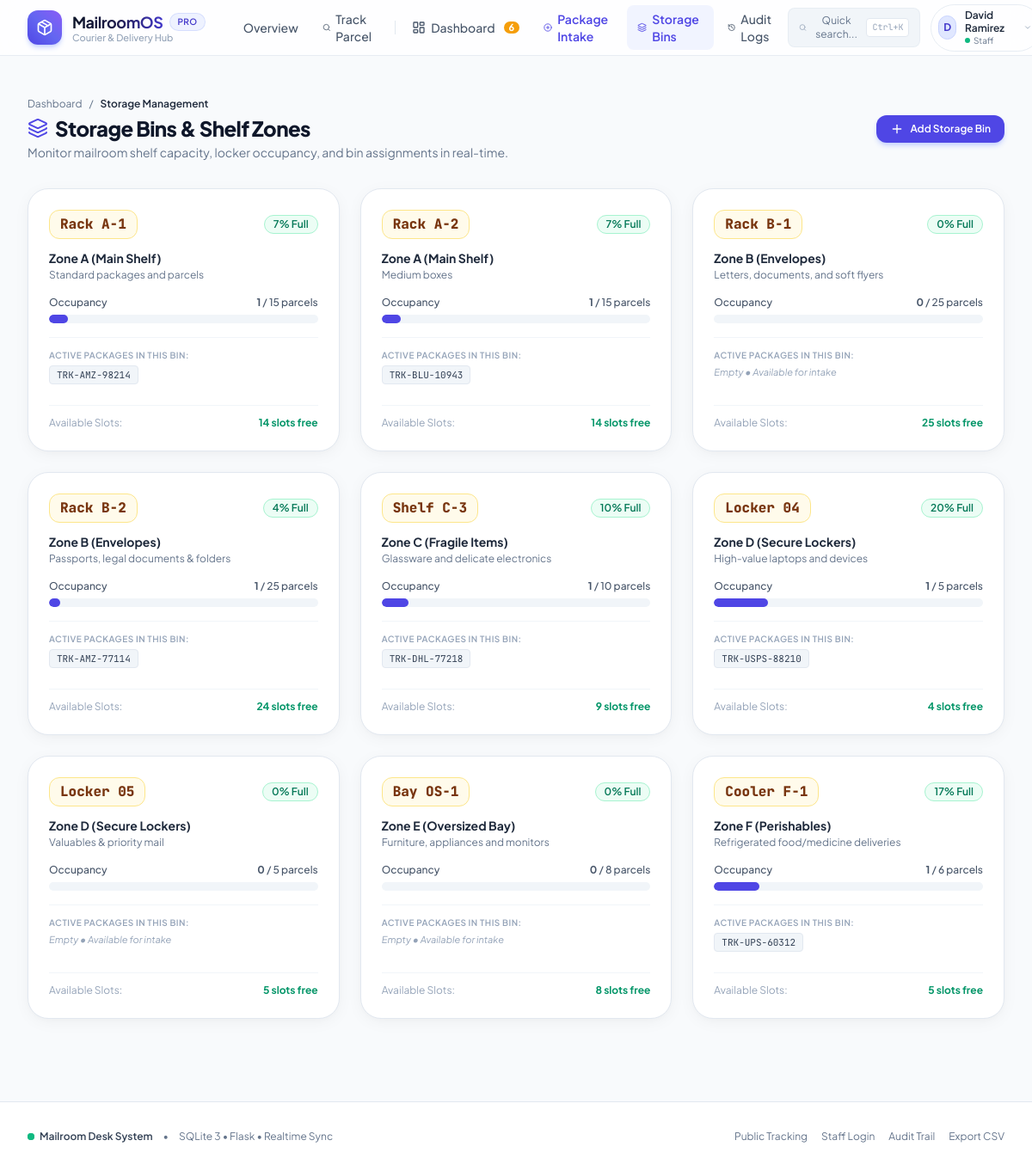
Screenshot of /bins (signed in) with the database file from the repository.
### tables this page shows
CREATE TABLE users (
        id INTEGER PRIMARY KEY AUTOINCREMENT,
        username TEXT UNIQUE NOT NULL,
        password_hash TEXT NOT NULL,
        full_name TEXT NOT NULL,
        email TEXT UNIQUE NOT NULL,
        phone TEXT,
        role TEXT NOT NULL DEFAULT 'resident', -- 'admin', 'staff', 'resident'
        unit_or_dept TEXT,
        created_at TIMESTAMP DEFAULT CURRENT_TIMESTAMP
    );

CREATE TABLE storage_bins (
        id INTEGER PRIMARY KEY AUTOINCREMENT,
        bin_code TEXT UNIQUE NOT NULL,
        zone TEXT NOT NULL, -- e.g., 'Zone A (Boxes)', 'Zone B (Envelopes)', 'Zone C (Lockers)'
        capacity INTEGER DEFAULT 10,
        notes TEXT
    );

### app.py (the view)
@app.route('/bins')
@staff_required
def storage_bins():
    conn = get_db_connection()
    bins_data = conn.execute("""
        SELECT b.*,
               COUNT(p.id) as current_occupied,
               GROUP_CONCAT(p.tracking_number, ', ') as packages_list
        FROM storage_bins b
        LEFT JOIN packages p ON b.bin_code = p.storage_bin AND p.status = 'Ready for Pickup'
        GROUP BY b.id
        ORDER BY b.zone, b.bin_code
    """).fetchall()
    conn.close()
    return render_template('storage_bins.html', bins=bins_data)

### app.py (called while the page is built, shortened)
@app.context_processor
def inject_global_data():
    current_user = get_current_user()
    pending_count = 0
    resident_pending_count = 0
    if current_user:
        conn = get_db_connection()
        try:
            pending_count = conn.execute(
                "SELECT COUNT(*) FROM packages WHERE status = 'Ready for Pickup'"
            ).fetchone()[0]
        except Exception:
            pass
        finally:
            conn.close()
    return {
        'current_user': current_user,
        'global_pending_count': pending_count,
        'resident_pending_count': resident_pending_count,
        'now': datetime.now()
    }

### auth.py (called while the page is built)
def staff_required(f):
    @wraps(f)
    def decorated_function(*args, **kwargs):
        if 'user_id' not in session:
            flash('Please log in to access this page.', 'warning')
            return redirect(url_for('login', next=request.url))
        if session.get('role') not in ['admin', 'staff']:
            flash('Access restricted to mailroom staff and administrators.', 'danger')
            return redirect(url_for('resident_portal'))
        return f(*args, **kwargs)
    return decorated_function

def get_current_user():
    if 'user_id' not in session:
        return None
    conn = get_db_connection()
    user = conn.execute("SELECT * FROM users WHERE id = ?", (session['user_id'],)).fetchone()
    conn.close()
    return user

### database.py (called while the page is built)
def get_db_connection():
    conn = sqlite3.connect(DB_PATH)
    conn.row_factory = sqlite3.Row
    conn.execute("PRAGMA foreign_keys = ON")
    return conn

### templates/storage_bins.html (shortened to what this page needs)
{% extends "base.html" %}
{% block content %}
<div class="max-w-7xl mx-auto px-4 sm:px-6 lg:px-8 py-8 space-y-8" x-data="{ addBinModal: false }">
  <div class="flex flex-col sm:flex-row sm:items-center justify-between gap-4">
    <div>
      <div class="flex items-center gap-2 text-xs text-slate-500 mb-1">
        <a href="{{ url_for('dashboard') }}" class="hover:text-indigo-600">Dashboard</a>
        <span>/</span>
        <span class="text-slate-800 font-semibold">Storage Management</span>
      </div>
      <h1 class="text-2xl font-extrabold text-slate-900 tracking-tight flex items-center gap-2">
        <i data-lucide="layers" class="w-6 h-6 text-indigo-600"></i>
        Storage Bins & Shelf Zones
      </h1>
      <p class="text-xs sm:text-sm text-slate-500 mt-0.5">
        Monitor mailroom shelf capacity, locker occupancy, and bin assignments in real-time.
      </p>
    </div>
    <button @click="addBinModal = true"
            class="px-4 py-2 rounded-xl bg-indigo-600 hover:bg-indigo-700 text-white text-xs font-semibold shadow-md shadow-indigo-200 transition-all flex items-center gap-2 w-fit">
      <i data-lucide="plus" class="w-4 h-4"></i>
      <span>Add Storage Bin</span>
    </button>
  </div>
  <div class="grid grid-cols-1 md:grid-cols-2 lg:grid-cols-3 gap-6">
    {% for b in bins %}
      {% set pct = (b['current_occupied'] / b['capacity'] * 100) | round | int %}
      <div class="bg-white rounded-3xl border border-slate-200 p-6 shadow-soft hover:shadow-card transition-all flex flex-col justify-between">
        <div>
          <div class="flex items-center justify-between">
            <span class="font-mono text-base font-extrabold text-amber-900 bg-amber-50 px-3 py-1 rounded-xl border border-amber-200">
              {{ b['bin_code'] }}
            </span>
            <span class="text-xs font-semibold px-2.5 py-0.5 rounded-full {{ 'bg-rose-50 text-rose-700 border border-rose-200' if pct >= 90 else ('bg-amber-50 text-amber-700 border border-amber-200' if pct >= 60 else 'bg-emerald-50 text-emerald-700 border border-emerald-200') }}">
              {{ pct }}% Full
            </span>
          </div>
          <div class="mt-3">
            <h3 class="text-sm font-bold text-slate-800">{{ b['zone'] }}</h3>
            <p class="text-xs text-slate-500 mt-0.5">{{ b['notes'] or 'Standard storage slot' }}</p>
          </div>
          <div class="mt-4">
            <div class="flex items-center justify-between text-xs font-medium text-slate-600 mb-1.5">
              <span>Occupancy</span>
              <span><b>{{ b['current_occupied'] }}</b> / {{ b['capacity'] }} parcels</span>
            </div>
            <div class="w-full h-2.5 bg-slate-100 rounded-full overflow-hidden">
              <div class="h-full rounded-full transition-all duration-500 {{ 'bg-rose-500' if pct >= 90 else ('bg-amber-500' if pct >= 60 else 'bg-indigo-600') }}"
                   style="width: {{ pct if pct <= 100 else 100 }}%"></div>
            </div>
          </div>
          <div class="mt-4 pt-3 border-t border-slate-100 text-xs">
            <span class="text-slate-400 font-semibold uppercase text-[10px] tracking-wider block mb-1">
              Active Packages in this Bin:
            </span>
            {% if b['packages_list'] %}
              <div class="flex flex-wrap gap-1 mt-1">
                {% for trk in b['packages_list'].split(', ') %}
                  <a href="{{ url_for('public_track', q=trk) }}" class="font-mono text-[11px] bg-slate-100 hover:bg-indigo-50 hover:text-indigo-600 px-2 py-0.5 rounded border border-slate-200 text-slate-700 transition-colors">
                    {{ trk }}
                  </a>
                {% endfor %}
              </div>
            {% else %}
              <span class="text-slate-400 italic text-[11px]">Empty &bull; Available for intake</span>
            {% endif %}
          </div>
        </div>
        <div class="mt-6 pt-3 border-t border-slate-100 flex items-center justify-between text-xs">
          <span class="text-slate-400">Available Slots:</span>
          <span class="font-bold text-emerald-600">{{ [b['capacity'] - b['current_occupied'], 0] | max }} slots free</span>
        </div>
      </div>
    {% endfor %}
  </div>
</div>
{% endblock %}

### templates/base.html (shortened to what this page needs)
<!DOCTYPE html>
<html lang="en" class="h-full bg-slate-50">
<head>
  <script src="https://cdn.tailwindcss.com"></script>
</head>
<body class="h-full flex flex-col font-sans text-slate-800 antialiased selection:bg-indigo-500 selection:text-white" x-data="{ mobileMenuOpen: false, quickSearchOpen: false }">
  <header class="sticky top-0 z-40 bg-white/80 backdrop-blur-md border-b border-slate-200/80 transition-all">
    <div class="max-w-7xl mx-auto px-4 sm:px-6 lg:px-8">
      <div class="flex items-center justify-between h-16">
        <div class="flex items-center gap-8">
          <a href="{{ url_for('index') }}" class="flex items-center gap-3 group">
            <div class="w-10 h-10 rounded-xl bg-gradient-to-tr from-indigo-600 via-indigo-500 to-violet-500 flex items-center justify-center text-white shadow-md shadow-indigo-200 group-hover:scale-105 transition-transform duration-200">
              <i data-lucide="package" class="w-5 h-5"></i>
            </div>
            <div>
              <div class="flex items-center gap-2">
                <span class="font-bold text-lg tracking-tight bg-gradient-to-r from-slate-900 via-indigo-950 to-indigo-700 bg-clip-text text-transparent">MailroomOS</span>
                <span class="text-[10px] font-semibold tracking-wider uppercase px-2 py-0.5 rounded-full bg-indigo-50 text-indigo-700 border border-indigo-200/60">Pro</span>
              </div>
              <p class="text-[11px] text-slate-400 font-medium -mt-1 hidden sm:block">Courier & Delivery Hub</p>
            </div>
          </a>
          <nav class="hidden md:flex items-center gap-1">
            <a href="{{ url_for('index') }}" class="px-3 py-1.5 text-sm font-medium rounded-lg transition-colors {{ 'text-indigo-600 bg-indigo-50/80 font-semibold' if request.endpoint == 'index' else 'text-slate-600 hover:text-slate-900 hover:bg-slate-100/70' }}">
              Overview
            </a>
            <a href="{{ url_for('public_track') }}" class="px-3 py-1.5 text-sm font-medium rounded-lg transition-colors flex items-center gap-1.5 {{ 'text-indigo-600 bg-indigo-50/80 font-semibold' if request.endpoint == 'public_track' else 'text-slate-600 hover:text-slate-900 hover:bg-slate-100/70' }}">
              <i data-lucide="search" class="w-4 h-4"></i>
              Track Parcel
            </a>
            {% if current_user and current_user['role'] in ['admin', 'staff'] %}
              <a href="{{ url_for('dashboard') }}" class="px-3 py-1.5 text-sm font-medium rounded-lg transition-colors flex items-center gap-1.5 {{ 'text-indigo-600 bg-indigo-50/80 font-semibold' if request.endpoint == 'dashboard' else 'text-slate-600 hover:text-slate-900 hover:bg-slate-100/70' }}">
                <i data-lucide="layout-dashboard" class="w-4 h-4"></i>
                Dashboard
                {% if global_pending_count > 0 %}
                  <span class="ml-1 px-1.5 py-0.2 text-[11px] font-bold rounded-full bg-amber-500 text-white leading-tight">{{ global_pending_count }}</span>
                {% endif %}
              </a>
              <a href="{{ url_for('intake') }}" class="px-3 py-1.5 text-sm font-medium rounded-lg transition-colors flex items-center gap-1.5 text-indigo-600 hover:bg-indigo-50 font-semibold">
                <i data-lucide="plus-circle" class="w-4 h-4"></i>
                Package Intake
              </a>
              <a href="{{ url_for('storage_bins') }}" class="px-3 py-1.5 text-sm font-medium rounded-lg transition-colors flex items-center gap-1.5 {{ 'text-indigo-600 bg-indigo-50/80 font-semibold' if request.endpoint == 'storage_bins' else 'text-slate-600 hover:text-slate-900 hover:bg-slate-100/70' }}">
                <i data-lucide="layers" class="w-4 h-4"></i>
                Storage Bins
              </a>
              <a href="{{ url_for('activity_logs') }}" class="px-3 py-1.5 text-sm font-medium rounded-lg transition-colors flex items-center gap-1.5 {{ 'text-indigo-600 bg-indigo-50/80 font-semibold' if request.endpoint == 'activity_logs' else 'text-slate-600 hover:text-slate-900 hover:bg-slate-100/70' }}">
                <i data-lucide="history" class="w-4 h-4"></i>
                Audit Logs
              </a>
            {% endif %}
          </nav>
        </div>
        <div class="flex items-center gap-3">
          <button @click="quickSearchOpen = true" class="hidden sm:flex items-center gap-2 px-3 py-1.5 text-xs text-slate-500 bg-slate-100 hover:bg-slate-200/70 rounded-lg border border-slate-200/60 transition-colors">
            <i data-lucide="search" class="w-3.5 h-3.5 text-slate-400"></i>
            <span>Quick search...</span>
            <kbd class="font-mono text-[10px] bg-white border border-slate-200 px-1.5 py-0.5 rounded text-slate-400">Ctrl+K</kbd>
          </button>
          {% if current_user %}
            <div class="relative" x-data="{ userMenuOpen: false }">
              <button @click="userMenuOpen = !userMenuOpen" class="flex items-center gap-2.5 p-1 pl-2 pr-2.5 rounded-full hover:bg-slate-100 border border-slate-200/80 transition-all focus:outline-none">
                <div class="w-7 h-7 rounded-full bg-indigo-100 border border-indigo-200 text-indigo-700 flex items-center justify-center font-bold text-xs uppercase">
                  {{ current_user['full_name'][0] }}
                </div>
                <div class="text-left hidden sm:block">
                  <div class="text-xs font-semibold text-slate-800 leading-tight">{{ current_user['full_name'] }}</div>
                  <div class="text-[10px] text-slate-500 flex items-center gap-1">
                    <span class="inline-block w-1.5 h-1.5 rounded-full {{ 'bg-indigo-500' if current_user['role'] == 'admin' else ('bg-emerald-500' if current_user['role'] == 'staff' else 'bg-blue-500') }}"></span>
                    {{ current_user['role'] | capitalize }}
                  </div>
                </div>
                <i data-lucide="chevron-down" class="w-3.5 h-3.5 text-slate-400"></i>
              </button>
            </div>
          {% endif %}
        </div>
      </div>
    </div>
  </header>
  <main class="flex-grow">
    {% block content %}{% endblock %}
  </main>
  <footer class="bg-white border-t border-slate-200 mt-16 py-8">
    <div class="max-w-7xl mx-auto px-4 sm:px-6 lg:px-8">
      <div class="flex flex-col md:flex-row items-center justify-between gap-4 text-xs text-slate-500">
        <div class="flex items-center gap-3">
          <div class="flex items-center gap-1.5">
            <span class="w-2 h-2 rounded-full bg-emerald-500 -ml-3.5"></span>
            <span class="font-semibold text-slate-700">Mailroom Desk System</span>
          </div>
          <span>&bull;</span>
          <span>SQLite 3 &bull; Flask &bull; Realtime Sync</span>
        </div>
        <div class="flex items-center gap-4">
          <a href="{{ url_for('public_track') }}" class="hover:text-indigo-600 transition-colors">Public Tracking</a>
          <a href="{{ url_for('login') }}" class="hover:text-indigo-600 transition-colors">Staff Login</a>
          {% if current_user and current_user['role'] in ['admin', 'staff'] %}
            <a href="{{ url_for('activity_logs') }}" class="hover:text-indigo-600 transition-colors">Audit Trail</a>
            <a href="{{ url_for('export_csv') }}" class="hover:text-indigo-600 transition-colors">Export CSV</a>
          {% endif %}
        </div>
      </div>
    </div>
  </footer>
</body>
</html>

### rows the page displays
users: full_name "D", full_name "David Ramirez", role "Staff"
storage_bins: bin_code "Rack A-1", pct "7", zone "Zone A (Main Shelf)", notes "Standard packages and parcels", current_occupied "1", capacity "15", trk "TRK-AMZ-98214", capacity "14"
storage_bins: bin_code "Rack A-2", pct "7", zone "Zone A (Main Shelf)", notes "Medium boxes", current_occupied "1", capacity "15", trk "TRK-BLU-10943", capacity "14"
storage_bins: bin_code "Rack B-1", pct "0", zone "Zone B (Envelopes)", notes "Letters, documents, and soft flyers", current_occupied "0", capacity "25", shows "Empty • Available for intake"
storage_bins: bin_code "Rack B-2", id "4", zone "Zone B (Envelopes)", notes "Passports, legal documents & folders", current_occupied "1", capacity "25", trk "TRK-AMZ-77114", capacity "24"
storage_bins: bin_code "Shelf C-3", capacity "10", zone "Zone C (Fragile Items)", notes "Glassware and delicate electronics", current_occupied "1", trk "TRK-DHL-77218", capacity "9"
storage_bins: bin_code "Locker 04", pct "20", zone "Zone D (Secure Lockers)", notes "High-value laptops and devices", current_occupied "1", capacity "5", trk "TRK-USPS-88210", capacity "4"
storage_bins: bin_code "Locker 05", pct "0", zone "Zone D (Secure Lockers)", notes "Valuables & priority mail", current_occupied "0", capacity "5", shows "Empty • Available for intake"
storage_bins: bin_code "Bay OS-1", pct "0", zone "Zone E (Oversized Bay)", notes "Furniture, appliances and monitors", current_occupied "0", capacity "8", shows "Empty • Available for intake"
storage_bins: bin_code "Cooler F-1", pct "17", zone "Zone F (Perishables)", notes "Refrigerated food/medicine deliveries", current_occupied "1", capacity "6", trk "TRK-UPS-60312", capacity "5"

### other values shown
{{ global_pending_count }} "6"
